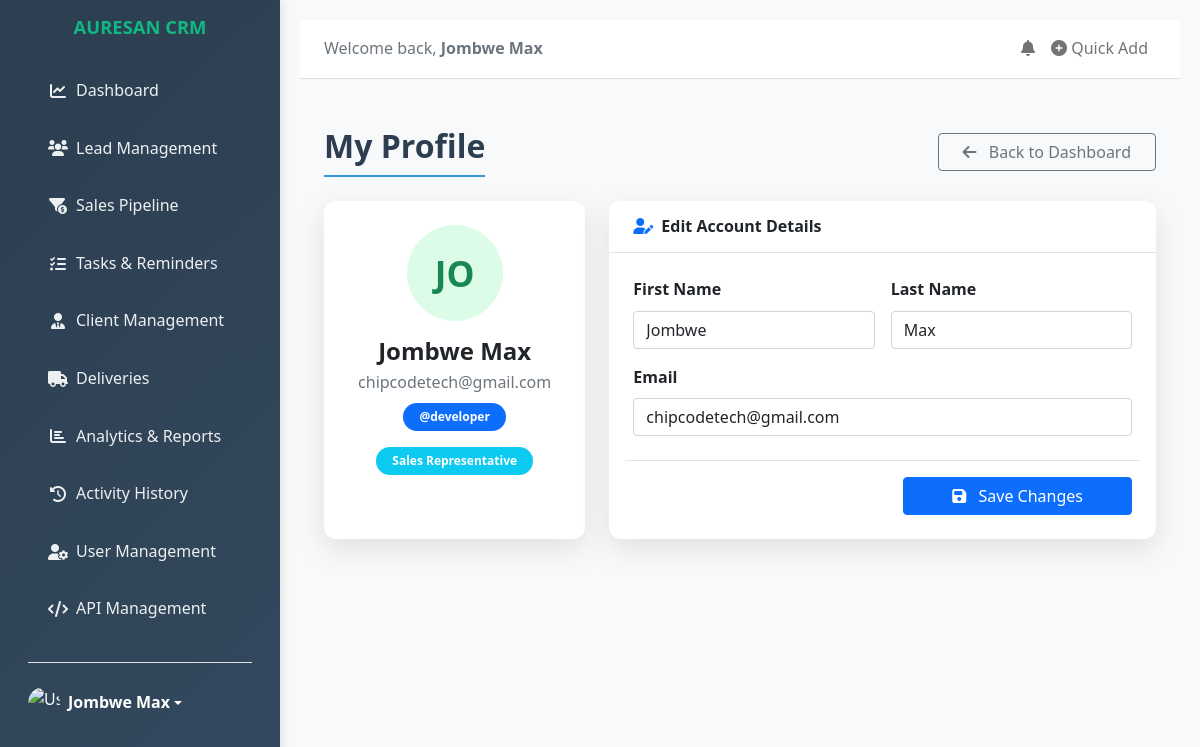
/profile/ (signed in), run on the app's committed database.
### customerleads/models.py (models this page shows, shortened)
class CustomUser(AbstractUser):
    avatar = models.ImageField(
        upload_to='avatars/%Y/%m/%d/',
        null=True,
        blank=True,
        verbose_name='profile picture',
        help_text='Upload a profile picture (recommended size: 200x200)'
    )
    job_title = models.CharField(
        max_length=100,
        blank=True,
        verbose_name='job title',
        help_text='e.g. Software Engineer, Project Manager'
    )
    class Meta:
        verbose_name = 'user'
        verbose_name_plural = 'users'
        ordering = ['-date_joined']
    def get_full_name(self):
        full_name = f"{self.first_name} {self.last_name}".strip()
        return full_name if full_name else self.username

class UserProfile(models.Model):
    ROLE_CHOICES = [
        ('admin', 'Administrator'),
        ('manager', 'Manager'),
        ('sales_rep', 'Sales Representative'),
        ('viewer', 'Viewer'),
    ]
    user = models.OneToOneField(settings.AUTH_USER_MODEL, on_delete=models.CASCADE, related_name='profile')
    role = models.CharField(max_length=20, choices=ROLE_CHOICES, default='sales_rep')
    phone = models.CharField(max_length=20, blank=True)
    department = models.CharField(max_length=100, blank=True)
    profile_picture = models.ImageField(upload_to='profile_pics/', blank=True, null=True)
    bio = models.TextField(blank=True)
    created_at = models.DateTimeField(auto_now_add=True)
    updated_at = models.DateTimeField(auto_now=True)

### customerleads/views.py (the view)
# urls.py: path('profile/', views.UserProfileView.as_view(), name='profile'),
class UserProfileView(LoginRequiredMixin, UpdateView):
    template_name = 'users/profile.html'
    success_url = reverse_lazy('profile')
    def get_object(self):
        return self.request.user
    def get_form_class(self):
        from .forms import UserProfileForm
        return UserProfileForm

### customerleads/forms.py
class UserProfileForm(forms.ModelForm, ProfessionalFormMixin):
    class Meta:
        model = get_user_model()
        fields = ['first_name', 'last_name', 'email']
    def __init__(self, *args, **kwargs):
        super().__init__(*args, **kwargs)
        self.apply_professional_styles()

### customerleads/context_processors.py (called while the page is built)
def login_form_processor(request):
    if not request.user.is_authenticated:
        return {'login_form': AuthenticationForm()}
    return {}

### customerleads/forms.py (called while the page is built)
    def apply_professional_styles(self):
        for field_name, field in self.fields.items():
            if isinstance(field.widget, forms.Select):
                field.widget.attrs.update({'class': 'form-select'})
            elif isinstance(field.widget, forms.Textarea):
                field.widget.attrs.update({'class': 'form-control', 'rows': 3})
            elif isinstance(field.widget, (forms.TextInput, forms.EmailInput, forms.NumberInput, forms.URLInput)):
                field.widget.attrs.update({'class': 'form-control'})
            elif isinstance(field.widget, (forms.DateInput, forms.DateTimeInput)):
                field.widget.attrs.update({'class': 'form-control'})
            if not field.widget.attrs.get('placeholder') and field.label:
                field.widget.attrs.update({'placeholder': f'Enter {field.label.lower()}'})

### customerleads/templates/users/profile.html (shortened to what this page needs)
{% extends "base.html" %}
{% block content %}
<div class="container-fluid py-4">
    <div class="d-flex justify-content-between align-items-center mb-4 flex-wrap gap-3">
        <h2 class="mb-0 section-title">My Profile</h2>
        <a href="{% url 'dashboard' %}" class="btn btn-outline-secondary px-4">
            <i class="fas fa-arrow-left me-2"></i> Back to Dashboard
        </a>
    </div>
    <div class="row g-4">
        <div class="col-lg-4">
            <div class="card dashboard-card shadow-custom h-100">
                <div class="card-body text-center p-4">
                    <div class="avatar-circle rounded-circle bg-emerald bg-opacity-10 text-success fw-bold d-flex align-items-center justify-content-center mx-auto mb-3"
                         style="width: 96px; height: 96px; font-size: 2.2rem; background: #dcfce7; color: #059669;">
                        {{ user.get_full_name|default:user.username|slice:":2"|upper }}
                    </div>
                    <h4 class="fw-bold mb-1">{{ user.get_full_name|default:user.username }}</h4>
                    <p class="text-muted mb-2">{{ user.email|default:"No email" }}</p>
                    <span class="badge bg-primary rounded-pill px-3 py-2">
                        @{{ user.username }}
                    </span>
                    {% if user.profile %}
                    <div class="mt-3">
                        <span class="badge bg-info rounded-pill px-3 py-2 text-capitalize">
                            {{ user.profile.get_role_display }}
                        </span>
                    </div>
                    {% endif %}
                </div>
            </div>
        </div>
        <div class="col-lg-8">
            <div class="card dashboard-card shadow-custom h-100">
                <div class="card-header bg-white border-bottom py-3 px-4">
                    <h6 class="fw-bold mb-0"><i class="fas fa-user-edit me-2 text-primary"></i>Edit Account Details</h6>
                </div>
                <div class="card-body p-4">
                    <form method="post">
                        <div class="row g-3">
                            <div class="col-md-6">
                                <label for="{{ form.first_name.id_for_label }}" class="form-label fw-bold">First Name</label>
                                {{ form.first_name }}
                            </div>
                            <div class="col-md-6">
                                <label for="{{ form.last_name.id_for_label }}" class="form-label fw-bold">Last Name</label>
                                {{ form.last_name }}
                            </div>
                            <div class="col-12">
                                <label for="{{ form.email.id_for_label }}" class="form-label fw-bold">Email</label>
                                {{ form.email }}
                            </div>
                            <div class="col-12 mt-4 border-top pt-3 text-end">
                                <button type="submit" class="btn btn-primary px-5">
                                    <i class="fas fa-save me-2"></i> Save Changes
                                </button>
                            </div>
                        </div>
                    </form>
                </div>
            </div>
        </div>
    </div>
</div>
{% endblock %}

### customerleads/templates/base.html (shortened to what this page needs)
<!DOCTYPE html>
<html lang="en">
<head>
    <link href="https://cdn.jsdelivr.net/npm/bootstrap@5.1.3/dist/css/bootstrap.min.css" rel="stylesheet">
    <link rel="stylesheet" href="https://cdnjs.cloudflare.com/ajax/libs/font-awesome/6.0.0/css/all.min.css">
    {% load static %}
    <link rel="stylesheet" href="{% static 'css/base.css' %}">
</head>
<body>
    <div class="container-fluid">
        <div class="row">
            <div class="col-md-3 col-lg-2 sidebar">
                <div class="d-flex flex-column flex-shrink-0 p-3">
                    <h4 class="text-center mb-4 text-emerald fw-bold" style="color: #10b981; font-size: 1.15rem;">AURESAN CRM</h4>
                    <ul class="nav nav-pills flex-column mb-auto">
                        <li class="nav-item">
                            <a href="{% url 'dashboard' %}" class="nav-link active">
                                <i class="fas fa-chart-line me-2"></i>
                                Dashboard
                            </a>
                        </li>
                        <li class="nav-item">
                            <a href="{% url 'leads' %}" class="nav-link">
                                <i class="fas fa-users me-2"></i>
                                Lead Management
                            </a>
                        </li>
                        <li class="nav-item">
                            <a href="{% url 'sales_pipeline' %}" class="nav-link">
                                <i class="fas fa-funnel-dollar me-2"></i>
                                Sales Pipeline
                            </a>
                        </li>
                        <li class="nav-item">
                            <a href="{% url 'tasks' %}" class="nav-link">
                                <i class="fas fa-tasks me-2"></i>
                                Tasks & Reminders
                            </a>
                        </li>
                        <li class="nav-item">
                            <a href="{% url 'clients' %}" class="nav-link">
                                <i class="fas fa-user-tie me-2"></i>
                                Client Management
                            </a>
                        </li>
                        <li class="nav-item">
                            <a href="{% url 'deliveries' %}" class="nav-link">
                                <i class="fas fa-truck me-2"></i>
                                Deliveries
                            </a>
                        </li>
                        <li class="nav-item">
                            <a href="{% url 'analytics' %}" class="nav-link">
                                <i class="fas fa-chart-bar me-2"></i>
                                Analytics & Reports
                            </a>
                        </li>
                        <li class="nav-item">
                            <a href="{% url 'activity_logs' %}" class="nav-link">
                                <i class="fas fa-history me-2"></i>
                                Activity History
                            </a>
                        </li>
                        <li class="nav-item">
                            <a href="{% url 'user_management' %}" class="nav-link">
                                <i class="fas fa-user-cog me-2"></i>
                                User Management
                            </a>
                        </li>
                        <li class="nav-item">
                            <a href="{% url 'api_management' %}" class="nav-link">
                                <i class="fas fa-code me-2"></i>
                                API Management
                            </a>
                        </li>
                    </ul>
                    <div class="dropdown mt-4 pt-4 border-top">
                        <a href="#" class="d-flex align-items-center text-white text-decoration-none dropdown-toggle" data-bs-toggle="dropdown">
                            <img src="{% static 'images/user-avatar.png' %}" alt="User" width="32" height="32" class="rounded-circle me-2">
                            <strong>{{ user.get_full_name|default:user.username }}</strong>
                        </a>
                    </div>
                </div>
            </div>
            <div class="col-md-9 col-lg-10 main-content">
                <nav class="navbar navbar-expand-lg navbar-light bg-white border-bottom mb-4">
                    <div class="container-fluid">
                        <div class="navbar-nav me-auto">
                            <span class="navbar-text text-muted">
                                Welcome back, <strong>{{ user.get_full_name|default:user.username }}</strong>
                            </span>
                        </div>
                        <div class="navbar-nav">
                            <a href="{% url 'notifications' %}" class="nav-link position-relative">
                                <i class="fas fa-bell"></i>
                            </a>
                            <a href="{% url 'quick_add' %}" class="nav-link">
                                <i class="fas fa-plus-circle"></i> Quick Add
                            </a>
                        </div>
                    </div>
                </nav>
                {% block content %}{% endblock %}
            </div>
        </div>
    </div>
</body>
</html>

### customerleads/static/css/base.css (style rules this page uses)
:root { --primary-color: #2c3e50; --secondary-color: #34495e; --accent-color: #3498db; --success-color: #27ae60; --warning-color: #f39c12; --danger-color: #e74c3c; --sidebar-width: 280px; --transition-speed: 0.3s; }
* { margin: 0; padding: 0; box-sizing: border-box; }
body { background-color: #f8f9fa; font-family: 'Segoe UI', Tahoma, Geneva, Verdana, sans-serif; line-height: 1.6; overflow-x: hidden; }
.sidebar { background: linear-gradient(135deg, var(--primary-color), var(--secondary-color)); color: white; min-height: 100vh; box-shadow: 2px 0 10px rgba(0,0,0,0.1); position: fixed; width: var(--sidebar-width); z-index: 1000; }
.sidebar .nav-link { color: #ecf0f1; padding: 12px 20px; margin: 4px 0; border-radius: 8px; transition: all var(--transition-speed) ease; text-decoration: none; display: flex; align-items: center; }
.sidebar .nav-link i { width: 20px; text-align: center; }
.main-content { padding: 20px; margin-left: var(--sidebar-width); width: calc(100% - var(--sidebar-width)); min-height: 100vh; }
.dashboard-card { background: white; border-radius: 12px; box-shadow: 0 4px 6px rgba(0,0,0,0.1); border: none; transition: all var(--transition-speed) ease; overflow: hidden; }
.section-title { color: var(--primary-color); font-weight: 600; margin-bottom: 20px; padding-bottom: 10px; border-bottom: 2px solid var(--accent-color); position: relative; }
.section-title::after { content: ''; position: absolute; bottom: -2px; left: 0; width: 60px; height: 2px; background: var(--accent-color); }
.shadow-custom { box-shadow: 0 10px 30px rgba(0,0,0,0.1); }

### data on the page
CustomUser: get_full_name "Jombwe Max", get_full_name "JO", email "chipcodetech@gmail.com", username "developer", profile.role "Sales Representative", first_name "Jombwe", last_name "Max"
